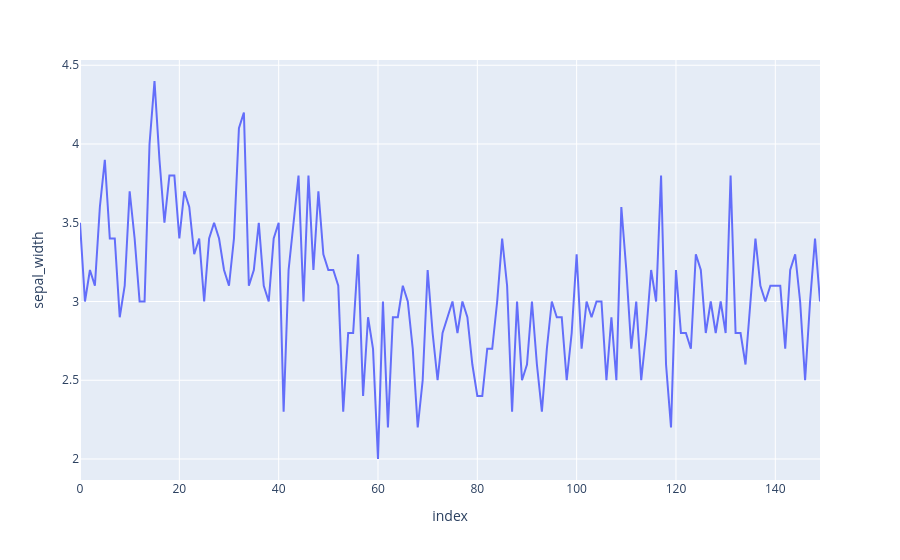

The notebook cell saved with this chart:
### Code cell
import plotly.express as px

df=px.data.iris()

fig=px.line(df,y='sepal_width',)
fig.show()

print(df)

### Figure 1 — Plotly figure (JSON) as saved in the notebook; plotly's stock layout.template omitted (floating-point values rounded to 4 significant figures; data arrays with more than 128 entries replaced by an {"elided": "..."} marker saying what was removed)
{"data": [{"hovertemplate": "index=%{x}<br>sepal_width=%{y}<extra></extra>", "legendgroup": "", "line": {"color": "#636efa", "dash": "solid"}, "marker": {"symbol": "circle"}, "mode": "lines", "name": "", "orientation": "v", "showlegend": false, "type": "scatter", "x": {"elided": "150 int values"}, "xaxis": "x", "y": {"elided": "150 float values"}, "yaxis": "y"}], "layout": {"legend": {"tracegroupgap": 0}, "margin": {"t": 60}, "xaxis": {"anchor": "y", "domain": [0, 1], "title": {"text": "index"}}, "yaxis": {"anchor": "x", "domain": [0, 1], "title": {"text": "sepal_width"}}}}
